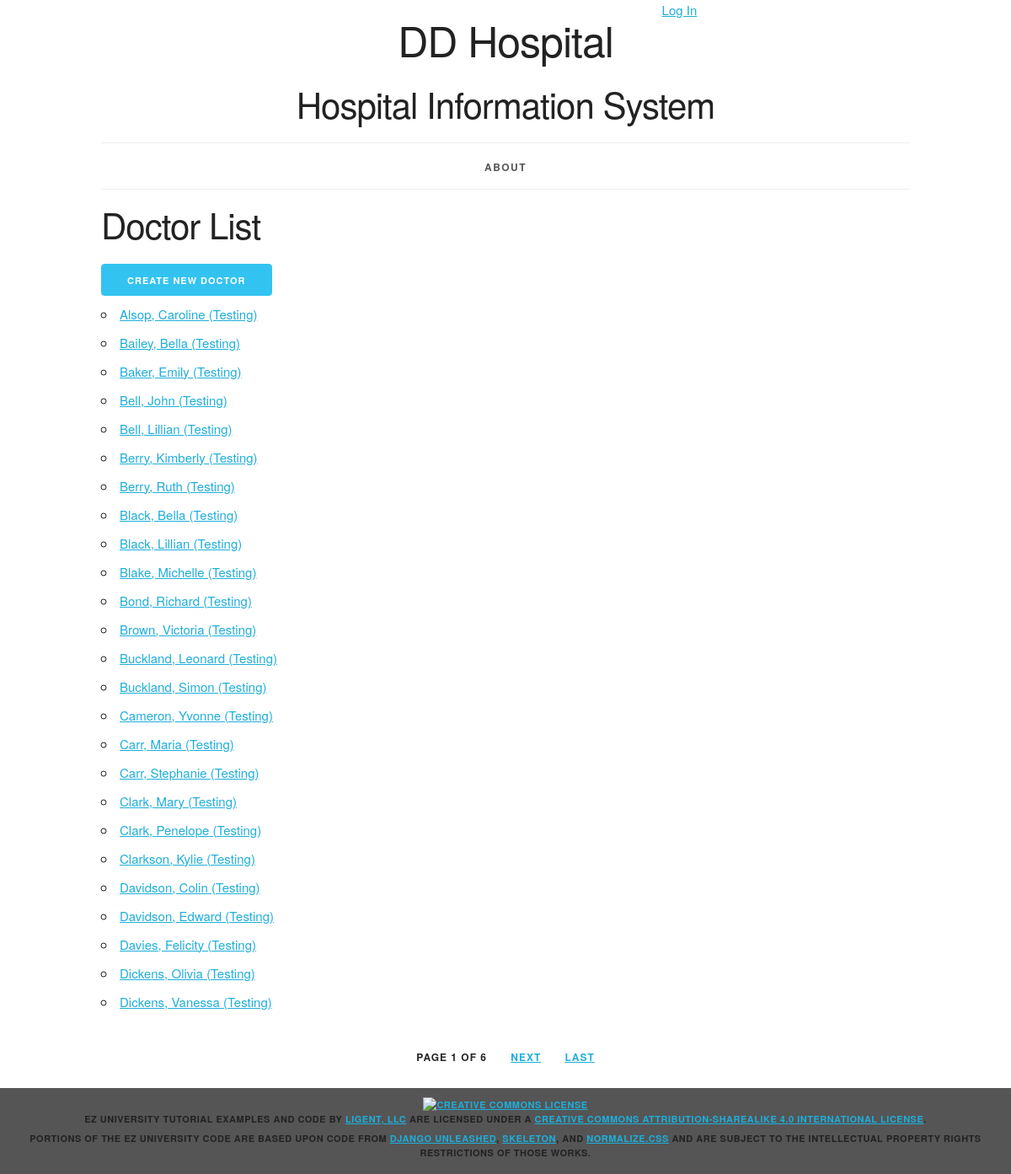
/doctor/, run on an earlier commit of the app's database.
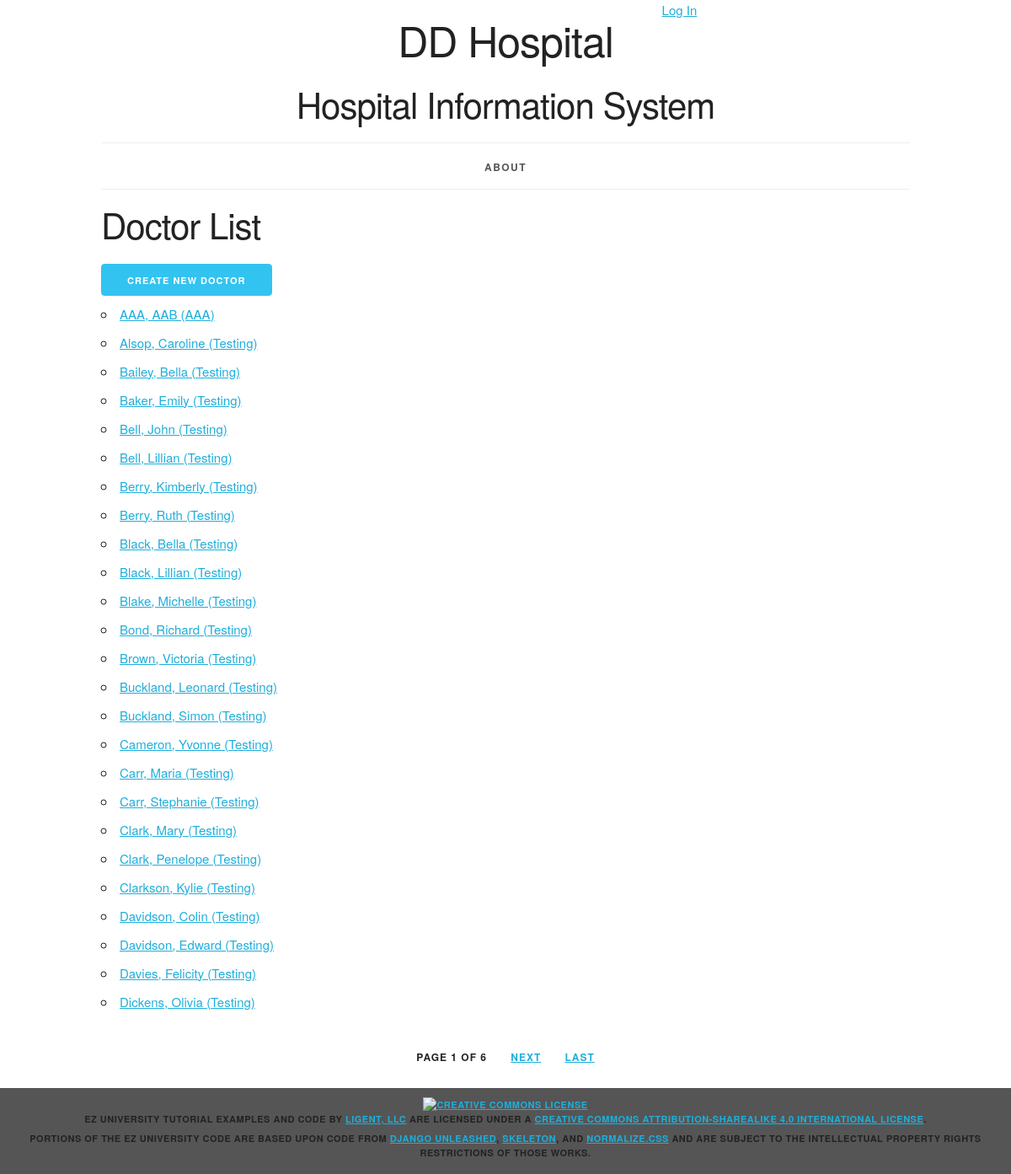
And on a later commit of the database.
### sysinfo/models.py (models this page shows, shortened)
class Doctor(models.Model):
    doctor_id = models.AutoField(primary_key=True)
    first_name = models.CharField(max_length=45)
    last_name = models.CharField(max_length=45)
    disambiguator = models.CharField(max_length=45, blank=True, default='')
    def __str__(self):
        result = ''
        if self.disambiguator == '':
            result = f'{self.last_name}, {self.first_name}'
        else:
            result = f'{self.last_name}, {self.first_name} ({self.disambiguator})'
        return result
    def get_absolute_url(self):
        return reverse('sysinfo_doctor_detail_urlpattern',
                       kwargs={'pk': self.pk}
                       )
    class Meta:
        ordering = ['last_name', 'first_name', 'disambiguator']
        constraints = [
            UniqueConstraint(fields=['last_name', 'first_name', 'disambiguator'],
                             name='unique_doctor')
        ]

### sysinfo/views.py (the view)
class DoctorList(PageLinksMixin, ListView):
    paginate_by = 25
    model = Doctor

### sysinfo/utils.py (called while the page is built)
    def _page_urls(self, page_number):
        return "?{pkw}={n}".format(
            pkw=self.page_kwarg,
            n=page_number)

    def first_page(self, page):
        if page.number > 1:
            return self._page_urls(1)
        return None

    def previous_page(self, page):
        if (page.has_previous()
                and page.number > 2):
            return self._page_urls(
                page.previous_page_number())
        return None

    def next_page(self, page):
        last_page = page.paginator.num_pages
        if (page.has_next()
                and page.number < last_page - 1):
            return self._page_urls(
                page.next_page_number())
        return None

    def last_page(self, page):
        last_page = page.paginator.num_pages
        if page.number < last_page:
            return self._page_urls(last_page)
        return None

### sysinfo/templates/sysinfo/doctor_list.html (shortened to what this page needs)
{% extends 'sysinfo/base.html' %}
{% block content %}
    <h2>Doctor List</h2>
    <div>
      <a href="{% url 'sysinfo_doctor_create_urlpattern' %}"
      class="button button-primary">
        Create New Doctor</a>
    </div>
    <ul>
        {% for doctor in doctor_list %}
            <li>
                <a href="{{ doctor.get_absolute_url }}">{{ doctor }}</a>
            </li>
        {% empty %}
            <li><em>There are currently no doctors available.</em></li>
        {% endfor %}
    </ul>
{% endblock %}

What changed in the data, as far as the page shows it:
no longer on this page (row unchanged): Doctor: disambiguator+last_name+first_name "Dickens, Vanessa (Testing)"
added Doctor: disambiguator+last_name+first_name "AAA, AAB (AAA)"
